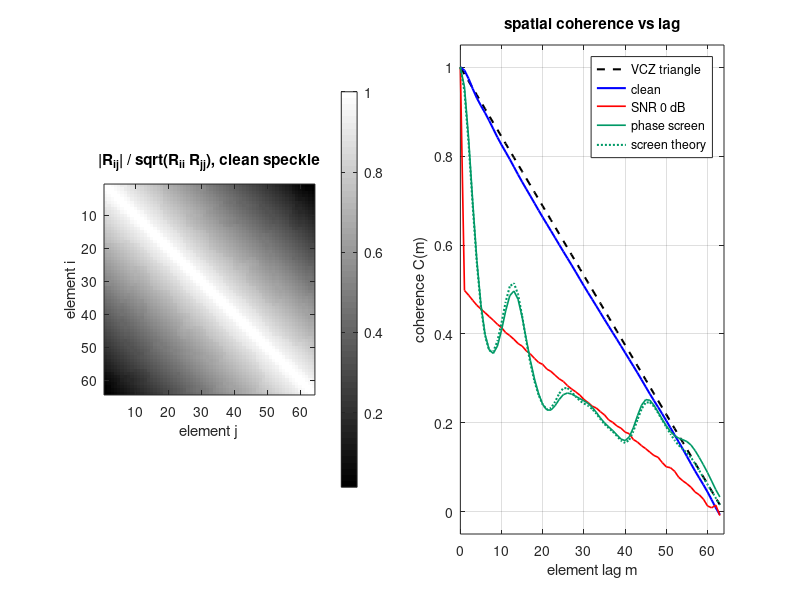

Source code (MATLAB):
%% m07_vcz_coherence.m  --  van Cittert-Zernike: channel covariance and coherence vs lag
% Purpose : narrowband channel data from diffuse scatterers in the focal plane of a
%           64-element array (exact spherical geometry, focused transmit and receive).
%           Estimate the sample spatial covariance, show it as an image, and compare the
%           coherence-vs-lag curve with the VCZ triangle (autocorrelation of the transmit
%           aperture). Then add incoherent noise (lag >= 1 scaled by 1/(1+1/SNR)), a
%           near-field phase screen (two-way loss ~ exp(-D_phi(m))), compute SLSC and
%           the coherence factor, and check the Reed-Mallett-Brennan snapshot rule.
% Change  : Ntx (transmit aperture, elements), SNR_dB, sig_phi, ell_phi, M (snapshots).
% Expect  : clean C(1), C(16), C(32), C(48) = 0.99, 0.73, 0.48, 0.24 vs the paraxial
%           triangle 0.984, 0.750, 0.500, 0.250 (the +-6 mm scatterer window, a stand-in
%           for range gating, rounds the kink at lag 0; exact geometry at F/1.6 costs ~0.02);
%           0 dB noise halves lags >= 1; SLSC (lags 1-6) ~ 5.67 clean;
%           CF 0.649 (ratio of means; the paraxial model gives 2/3 + 1/(3N^2) = 0.667, the
%           exact geometry and scatterer window lower it) and 0.556 (mean of per-snapshot
%           ratios; 0.567 in the paraxial model): E[X/Y] differs from E[X]/E[Y];
%           Ntx = 32: C(16) = 0.51, C(32) = 0.01 (triangle 0.50, 0), the receive aperture
%           only samples the transmit autocorrelation;
%           RMB mean SINR loss ~ (K-N+2)/(K+1): 0.50 at K = 2N-3.
% Base MATLAB only; runs in MATLAB R2019b+ and GNU Octave 8.
rng(1);

%% 1. Geometry
c0 = 1540;  f0 = 5e6;  lam = c0/f0;  k = 2*pi/lam;   % m/s, Hz, m, rad/m
N  = 64;  pitch = 0.3e-3;  z = 30e-3;                 % elements, m, focal depth (m)
xe = ((0:N-1) - (N-1)/2) * pitch;                     % element x positions (m), 1 x N
Ntx = 64;                                             % active transmit elements (centred); try 32
tx  = abs(((0:N-1) - (N-1)/2)) < Ntx/2;               % transmit apodization (uniform), 1 x N
xi = (-6e-3 : 20e-6 : 6e-3);                          % scatterer grid across the focal plane (m)
Nxi = numel(xi);
M  = 2000;                                            % independent speckle realizations

% one-way propagation phasors element -> scatterer, minus the focusing delay to (0,z)
r  = sqrt((xe.' - xi).^2 + z^2);                      % N x Nxi distances (m)
r0 = sqrt(xe.'.^2 + z^2);                             % N x 1 distances to the focus
G  = exp(-1i*k*(r - r0));                             % focused one-way kernel, N x Nxi

Pt = (tx * G);                                        % transmit field at each scatterer, 1 x Nxi
B  = G .* Pt;                                         % receive kernel weighted by transmit field
in6 = xi(abs(Pt) >= 0.5*max(abs(Pt)));               % -6 dB (amplitude) extent of the transmit beam
fprintf('transmit -6 dB beam width %.2f mm (uniform aperture theory 1.21 lambda F# = %.2f mm)\n', ...
    1e3*(max(in6) - min(in6)), 1e3*1.207*lam*z/(Ntx*pitch));

%% 2. Channel data, sample covariance, coherence vs lag
A  = (randn(Nxi, M) + 1i*randn(Nxi, M)) / sqrt(2);   % delta-correlated complex reflectivity
S0 = B * A;                                           % N x M focused channel samples
Ps = mean(abs(S0(:)).^2);                             % signal power per channel
cohfun = @(S) (S * S') / size(S, 2);                  % sample covariance R = (1/M) S S^H
nrm    = @(R) R ./ sqrt(real(diag(R)) * real(diag(R)).');
lagavg = @(C) arrayfun(@(m) mean(real(diag(C, m))), 0:size(C,1)-1);
tri = max(0, 1 - (0:N-1)/Ntx);                        % VCZ prediction: transmit autocorrelation

R0 = cohfun(S0);  C0 = nrm(R0);  coh0 = lagavg(C0);
fprintf('clean: C(1) %.3f  C(16) %.3f  C(32) %.3f  C(48) %.3f   (triangle %.3f %.3f %.3f %.3f)\n', ...
    coh0([2 17 33 49]), tri([2 17 33 49]));
disp('top-left 4x4 corner of the normalized sample covariance:'); disp(round(100*C0(1:4,1:4))/100);

%% 3. Incoherent noise: lag 0 stays 1, lags >= 1 scale by 1/(1+1/SNR)
SNR_dB = 0;  snr = 10^(SNR_dB/10);
Wn = sqrt(Ps/snr) * (randn(N, M) + 1i*randn(N, M)) / sqrt(2);
cohN = lagavg(nrm(cohfun(S0 + Wn)));
fprintf('SNR %g dB: C(1) %.3f, ratio to clean %.3f (theory 1/(1+1/SNR) = %.3f)\n', ...
    SNR_dB, cohN(2), cohN(2)/coh0(2), 1/(1 + 1/snr));

%% 4. Near-field phase screen on transmit and receive
sig_phi = 0.7;  ell_phi = 4;                          % rms phase (rad), correlation length (elements)
kk = -15:15;  g = exp(-kk.^2 / ell_phi^2);            % filter -> corr(m) = exp(-m^2/(2 ell^2))
w  = conv(randn(1, N + 30), g, 'same');  phi = w(16:15+N);
phi = phi - mean(phi);  phi = sig_phi * phi / sqrt(mean(phi.^2));
Gab = G .* exp(1i*phi.');                             % screen at the aperture, both ways
Bab = Gab .* (tx * Gab);
cohA = lagavg(nrm(cohfun(Bab * A)));
avgph = arrayfun(@(m) abs(mean(exp(1i*(phi(1:N-m) - phi(1+m:N)))))^2, 0:N-1);
Dphi  = arrayfun(@(m) mean((phi(1:N-m) - phi(1+m:N)).^2), 0:N-1);
fprintf('screen %.1f rad, ell %d el.: lag  measured  tri*|<e^jdphi>|^2  tri*exp(-D)\n', sig_phi, ell_phi);
for m = [1 2 4 8 16]
    fprintf('                          %2d    %.3f     %.3f              %.3f\n', ...
        m, cohA(m+1), tri(m+1)*avgph(m+1), tri(m+1)*exp(-Dphi(m+1)));
end

%% 5. SLSC (lags 1..6) and coherence factor
Mlag = 6;
slsc = @(coh) sum(coh(2:Mlag+1));
cf_ratio = @(S) mean(abs(sum(S, 1)).^2) / mean(N * sum(abs(S).^2, 1));   % ratio of means
cf_mean  = @(S) mean(abs(sum(S, 1)).^2 ./ (N * sum(abs(S).^2, 1)));      % mean of ratios
fprintf('SLSC: clean %.2f (ideal %.2f), 0 dB noise %.2f, screen %.2f\n', ...
    slsc(coh0), sum(tri(2:Mlag+1)), slsc(cohN), slsc(cohA));
fprintf('CF clean: ratio of means %.3f (paraxial theory %.3f), mean of ratios %.3f\n', ...
    cf_ratio(S0), sum((N - abs(-(N-1):(N-1))) .* tri(abs(-(N-1):(N-1)) + 1)) / N^2, cf_mean(S0));
fprintf('CF 0 dB noise %.3f, CF screen %.3f\n', cf_ratio(S0 + Wn), cf_ratio(Bab * A));

%% 6. Reed-Mallett-Brennan: sample-matrix MVDR needs K ~ 2N snapshots for 3 dB
Nr = 32;  Rt = toeplitz(1 - (0:Nr-1)/Nr) + 0.01*eye(Nr);   % speckle (VCZ) + 20 dB noise
Lr = chol(Rt, 'lower');  s = ones(Nr, 1);  opt = real(s' * (Rt \ s));
for K = [Nr, 2*Nr-3, 4*Nr]
    loss = zeros(1, 500);
    for t = 1:500
        X = Lr * (randn(Nr, K) + 1i*randn(Nr, K)) / sqrt(2);
        wv = (X*X'/K) \ s;                                    % sample-matrix-inverse weights
        loss(t) = abs(wv'*s)^2 / real(wv'*Rt*wv) / opt;       % SINR relative to optimum
    end
    fprintf('RMB N = %d, K = %3d: mean SINR loss %.3f (theory (K-N+2)/(K+1) = %.3f, %.2f dB)\n', ...
        Nr, K, mean(loss), (K-Nr+2)/(K+1), 10*log10((K-Nr+2)/(K+1)));
end

%% 7. Figures
figure('Position', [100 100 1050 420]);
subplot(1,2,1);
imagesc(1:N, 1:N, abs(C0)); axis image; colormap(gray); colorbar;
xlabel('element j'); ylabel('element i'); title('|R_{ij}| / sqrt(R_{ii} R_{jj}), clean speckle');
subplot(1,2,2);
plot(0:N-1, tri, 'k--', 'LineWidth', 1.5); hold on;
plot(0:N-1, coh0, 'b-', 'LineWidth', 1.5);
plot(0:N-1, cohN, 'r-', 'LineWidth', 1.2);
plot(0:N-1, cohA, 'Color', [0 0.6 0.4], 'LineWidth', 1.2);
plot(0:N-1, tri .* avgph, ':', 'Color', [0 0.6 0.4], 'LineWidth', 1.5);
grid on; xlim([0 N]); ylim([-0.05 1.05]);
xlabel('element lag m'); ylabel('coherence C(m)');
legend('VCZ triangle', 'clean', sprintf('SNR %g dB', SNR_dB), 'phase screen', 'screen theory', 'Location', 'northeast');
title('spatial coherence vs lag');
